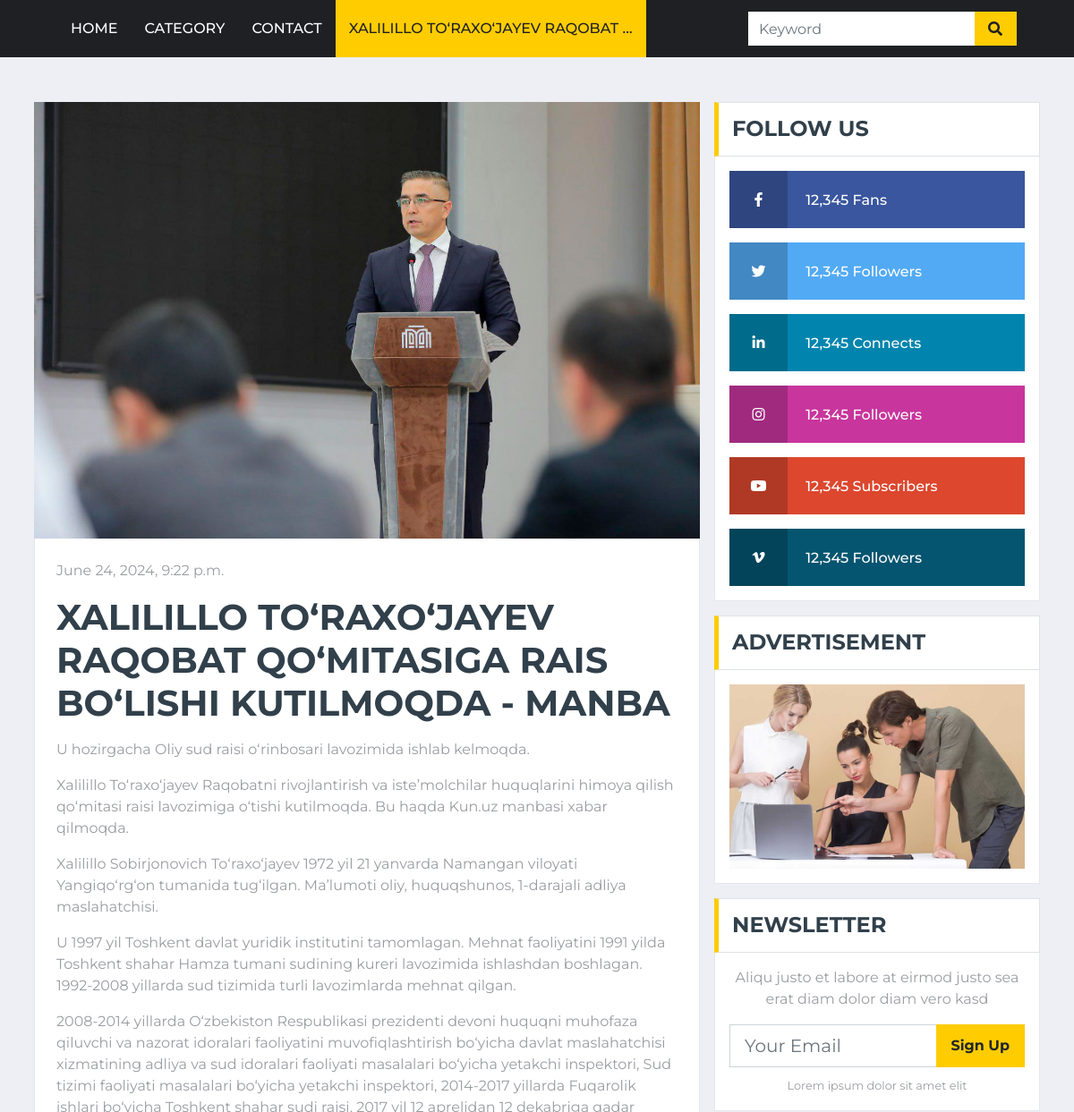
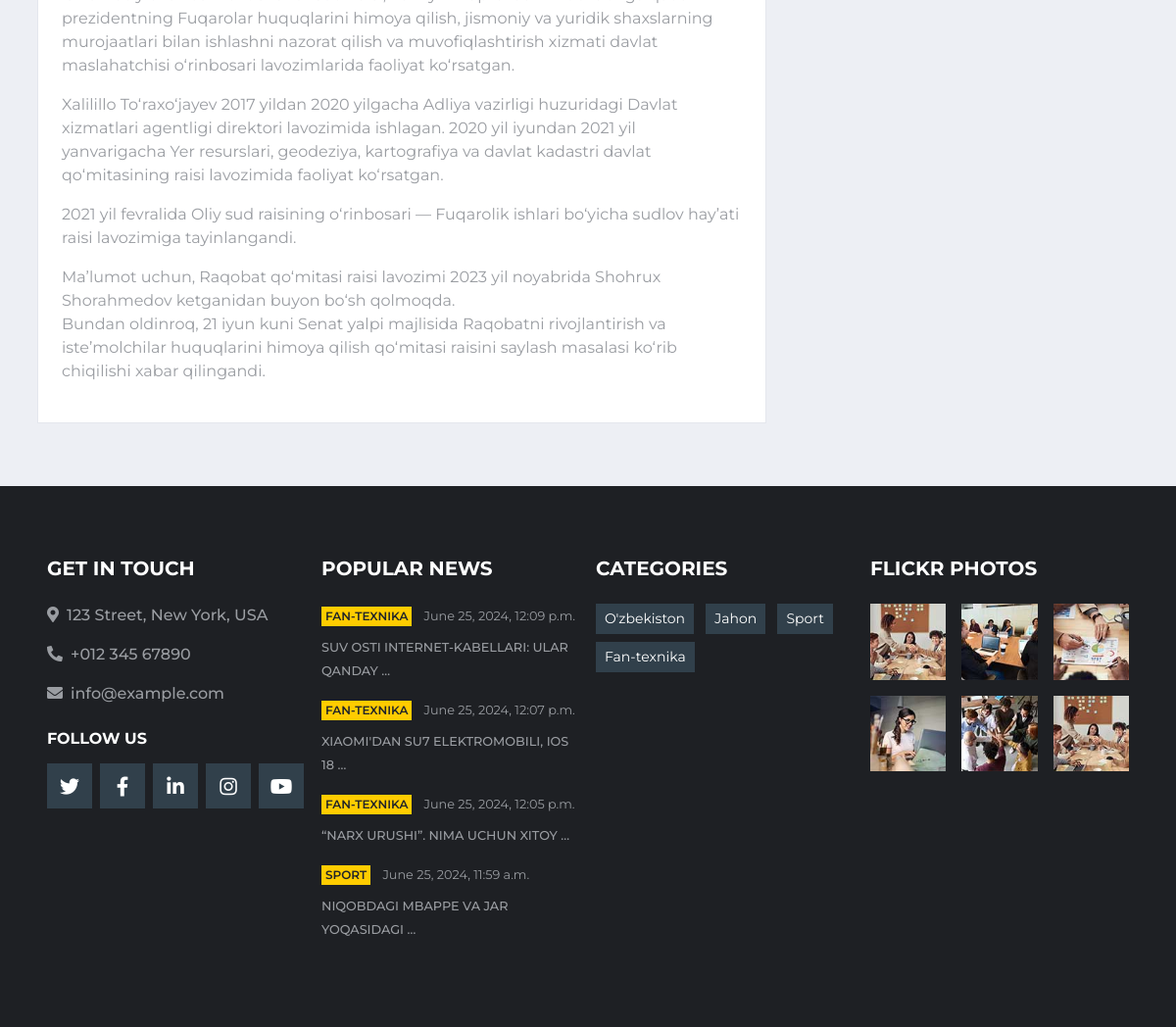
/news/3/, run on the app's committed database (2 pictures, top to bottom).
### news_app/models.py (models this page shows, shortened)
class News(models.Model):
    class Status(models.TextChoices):
        Draft = 'DF', 'Draft'
        Published = 'PB', 'Published'
    title = models.CharField(max_length=250)
    slug = models.SlugField(max_length=250)
    body = models.TextField()
    image = models.ImageField(upload_to='images/')
    category = models.ForeignKey(Category, on_delete=models.CASCADE)
    publish_time = models.DateTimeField(default=timezone.now)
    created_time = models.DateTimeField(auto_now_add=True)
    updated_time = models.DateTimeField(auto_now=True)
    status = models.CharField(max_length=2, choices=Status.choices, default=Status.Draft)
    objects = models.Manager() #default manager
    published = PublishedManagers()
    class Meta:
        ordering = ['-publish_time']

class Category(models.Model):
    name = models.CharField(max_length=150)
    def __str__(self):
        return self.name

### news_app/views.py (the view)
# urls.py: path('news/<int:id>/', news_detail, name='news_detail'),
def news_detail(request, id):
    news = get_object_or_404(News, id=id, status=News.Status.Published)
    contex = {
        'news': news,
    }
    return render(request, 'news/single.html', contex)

### news_app/context_processor.py (called while the page is built)
def latest_news(request):
    latest_news1 = News.published.all().order_by('-publish_time')[:10]
    categories = Category.objects.all()
    news_list = News.published.all().order_by('-publish_time')[:4]
    context = {
        'latest_news1': latest_news1,
        'categories': categories,
        'news_list': news_list
    }
    return context

### news_app/models.py (called while the page is built)
    def get_queryset(self):
        return super().get_queryset().filter(status=News.Status.Published)

### templates/news/single.html (shortened to what this page needs)
{% load static %}
<!DOCTYPE html>
<html lang="en">
<head>
    <link href="https://cdnjs.cloudflare.com/ajax/libs/font-awesome/5.15.0/css/all.min.css" rel="stylesheet">
    <link href="{% static '' %}lib/owlcarousel/assets/owl.carousel.min.css" rel="stylesheet">
    <link href="{% static '' %}css/style.css" rel="stylesheet">
</head>
<body>
    <div class="container-fluid p-0">
        <nav class="navbar navbar-expand-lg bg-dark navbar-dark py-2 py-lg-0 px-lg-5">
            <div class="collapse navbar-collapse justify-content-between px-0 px-lg-3" id="navbarCollapse">
                <div class="navbar-nav mr-auto py-0">
                    <a href="{% url 'home' %}" class="nav-item nav-link">Home</a>
                    <a href="{% url 'category' %}" class="nav-item nav-link">Category</a>
                    <a href="{% url 'contact' %}" class="nav-item nav-link">Contact</a>
                    <a href="{% url 'home' %}" class="nav-item nav-link active">{{ news.title | truncatewords:3 }}</a>
                </div>
                <div class="input-group ml-auto d-none d-lg-flex" style="width: 100%; max-width: 300px;">
                    <input type="text" class="form-control border-0" placeholder="Keyword">
                    <div class="input-group-append">
                        <button class="input-group-text bg-primary text-dark border-0 px-3"><i
                                class="fa fa-search"></i></button>
                    </div>
                </div>
            </div>
        </nav>
    </div>
    <div class="container-fluid">
        <div class="container">
            <div class="row">
                <div class="col-lg-8">
                    <div class="position-relative mb-3">
                        <img class="img-fluid w-100" src="{{ news.image.url }}" style="object-fit: cover;">
                        <div class="bg-white border border-top-0 p-4">
                            <div class="mb-3">
                                <a class="text-body" href="">{{ news.publish_time }}</a>
                            </div>
                            <h1 class="mb-3 text-secondary text-uppercase font-weight-bold">{{ news.title }}</h1>
                            <p>{{ news.body | linebreaks }}</p>
                        </div>
                    </div>
                </div>
                <div class="col-lg-4">
                    <div class="mb-3">
                        <div class="section-title mb-0">
                            <h4 class="m-0 text-uppercase font-weight-bold">Follow Us</h4>
                        </div>
                        <div class="bg-white border border-top-0 p-3">
                            <a href="" class="d-block w-100 text-white text-decoration-none mb-3" style="background: #39569E;">
                                <i class="fab fa-facebook-f text-center py-4 mr-3" style="width: 65px; background: rgba(0, 0, 0, .2);"></i>
                                <span class="font-weight-medium">12,345 Fans</span>
                            </a>
                            <a href="" class="d-block w-100 text-white text-decoration-none mb-3" style="background: #52AAF4;">
                                <i class="fab fa-twitter text-center py-4 mr-3" style="width: 65px; background: rgba(0, 0, 0, .2);"></i>
                                <span class="font-weight-medium">12,345 Followers</span>
                            </a>
                            <a href="" class="d-block w-100 text-white text-decoration-none mb-3" style="background: #0185AE;">
                                <i class="fab fa-linkedin-in text-center py-4 mr-3" style="width: 65px; background: rgba(0, 0, 0, .2);"></i>
                                <span class="font-weight-medium">12,345 Connects</span>
                            </a>
                            <a href="" class="d-block w-100 text-white text-decoration-none mb-3" style="background: #C8359D;">
                                <i class="fab fa-instagram text-center py-4 mr-3" style="width: 65px; background: rgba(0, 0, 0, .2);"></i>
                                <span class="font-weight-medium">12,345 Followers</span>
                            </a>
                            <a href="" class="d-block w-100 text-white text-decoration-none mb-3" style="background: #DC472E;">
                                <i class="fab fa-youtube text-center py-4 mr-3" style="width: 65px; background: rgba(0, 0, 0, .2);"></i>
                                <span class="font-weight-medium">12,345 Subscribers</span>
                            </a>
                            <a href="" class="d-block w-100 text-white text-decoration-none" style="background: #055570;">
                                <i class="fab fa-vimeo-v text-center py-4 mr-3" style="width: 65px; background: rgba(0, 0, 0, .2);"></i>
                                <span class="font-weight-medium">12,345 Followers</span>
                            </a>
                        </div>
                    </div>
                    <div class="mb-3">
                        <div class="section-title mb-0">
                            <h4 class="m-0 text-uppercase font-weight-bold">Advertisement</h4>
                        </div>
                        <div class="bg-white text-center border border-top-0 p-3">
                            <a href=""><img class="img-fluid" src="{% static 'img/news-800x500-2.jpg' %}" alt=""></a>
                        </div>
                    </div>
                    <div class="mb-3">
                        <div class="section-title mb-0">
                            <h4 class="m-0 text-uppercase font-weight-bold">Newsletter</h4>
                        </div>
                        <div class="bg-white text-center border border-top-0 p-3">
                            <p>Aliqu justo et labore at eirmod justo sea erat diam dolor diam vero kasd</p>
                            <div class="input-group mb-2" style="width: 100%;">
                                <input type="text" class="form-control form-control-lg" placeholder="Your Email">
                                <div class="input-group-append">
                                    <button class="btn btn-primary font-weight-bold px-3">Sign Up</button>
                                </div>
                            </div>
                            <small>Lorem ipsum dolor sit amet elit</small>
                        </div>
                    </div>
                </div>
            </div>
        </div>
    </div>
    <div class="container-fluid bg-dark pt-5 px-sm-3 px-md-5 mt-5">
        <div class="row py-4">
            <div class="col-lg-3 col-md-6 mb-5">
                <h5 class="mb-4 text-white text-uppercase font-weight-bold">Get In Touch</h5>
                <p class="font-weight-medium"><i class="fa fa-map-marker-alt mr-2"></i>123 Street, New York, USA</p>
                <p class="font-weight-medium"><i class="fa fa-phone-alt mr-2"></i>+012 345 67890</p>
                <p class="font-weight-medium"><i class="fa fa-envelope mr-2"></i>info@example.com</p>
                <h6 class="mt-4 mb-3 text-white text-uppercase font-weight-bold">Follow Us</h6>
                <div class="d-flex justify-content-start">
                    <a class="btn btn-lg btn-secondary btn-lg-square mr-2" href="#"><i class="fab fa-twitter"></i></a>
                    <a class="btn btn-lg btn-secondary btn-lg-square mr-2" href="#"><i class="fab fa-facebook-f"></i></a>
                    <a class="btn btn-lg btn-secondary btn-lg-square mr-2" href="#"><i class="fab fa-linkedin-in"></i></a>
                    <a class="btn btn-lg btn-secondary btn-lg-square mr-2" href="#"><i class="fab fa-instagram"></i></a>
                    <a class="btn btn-lg btn-secondary btn-lg-square" href="#"><i class="fab fa-youtube"></i></a>
                </div>
            </div>
            <div class="col-lg-3 col-md-6 mb-5">
                <h5 class="mb-4 text-white text-uppercase font-weight-bold">Popular News</h5>
                {% for news in news_list %}
                <div class="mb-3">
                    <div class="mb-2">
                        <a class="badge badge-primary text-uppercase font-weight-semi-bold p-1 mr-2" href="{% url 'category' %}">{{ news.category }}</a>
                        <a class="text-body" href=""><small>{{ news.publish_time }}</small></a>
                    </div>
                    <a class="small text-body text-uppercase font-weight-medium" href="{% url 'news_detail' news.pk %}">{{ news.title | truncatewords:5 }}</a>
                </div>
                {% endfor %}
            </div>
            <div class="col-lg-3 col-md-6 mb-5">
                <h5 class="mb-4 text-white text-uppercase font-weight-bold">Categories</h5>
                <div class="m-n1">
                    {% for category in categories %}
                    <a href="{% url 'category' %}" class="btn btn-sm btn-secondary m-1">{{ category.name }}</a>
                    {% endfor %}
                </div>
            </div>
            <div class="col-lg-3 col-md-6 mb-5">
                <h5 class="mb-4 text-white text-uppercase font-weight-bold">Flickr Photos</h5>
                <div class="row">
                    <div class="col-4 mb-3">
                        <a href=""><img class="w-100" src="{% static 'img/news-110x110-1.jpg' %}" alt=""></a>
                    </div>
                    <div class="col-4 mb-3">
                        <a href=""><img class="w-100" src="{% static 'img/news-110x110-2.jpg' %}" alt=""></a>
                    </div>
                    <div class="col-4 mb-3">
                        <a href=""><img class="w-100" src="{% static 'img/news-110x110-3.jpg' %}" alt=""></a>
                    </div>
                    <div class="col-4 mb-3">
                        <a href=""><img class="w-100" src="{% static 'img/news-110x110-4.jpg' %}" alt=""></a>
                    </div>
                    <div class="col-4 mb-3">
                        <a href=""><img class="w-100" src="{% static 'img/news-110x110-5.jpg' %}" alt=""></a>
                    </div>
                    <div class="col-4 mb-3">
                        <a href=""><img class="w-100" src="{% static 'img/news-110x110-1.jpg' %}" alt=""></a>
                    </div>
                </div>
            </div>
        </div>
    </div>
</body>
</html>

### data on the page
News: title "XALILILLO TO‘RAXO‘JAYEV RAQOBAT …", image (picture), publish_time "June 24, 2024, 9:22 p.m.", title "XALILILLO TO‘RAXO‘JAYEV RAQOBAT QO‘MITASIGA RAIS BO‘LISHI KUTILMOQDA - MANBA", body "U hozirgacha Oliy sud raisi o‘rinbosari lavozimida ishlab kelmoqda. Xalilillo To‘raxo‘jayev Raqobatni rivojlantirish va iste’molchilar huquqlarini himoya qilish qo‘mitasi raisi lavozimiga o‘tishi kutilmoqda. Bu haqda Kun.uz manbasi xabar qilmoqda. Xalilillo Sobirjonovich To‘raxo‘jayev 1972 yil 21 yanvarda Namangan viloyati Yangiqo‘rg‘on tumanida tug‘ilgan. Ma’lumoti oliy, huquqshunos, 1-darajali adliya maslahatchisi. U 1997 yil Toshkent davlat yuridik institutini tamomlagan. Mehnat faoliyatini 1991 yilda Toshkent shahar Hamza tumani sudining kureri lavozimida ishlashdan boshlagan. 1992-2008 yillarda sud tizimida turli lavozimlarda mehnat qilgan. 2008-2014 yillarda O‘zbekiston Respublikasi…"
News: category "FAN-TEXNIKA", publish_time "June 25, 2024, 12:09 p.m.", title "SUV OSTI INTERNET-KABELLARI: ULAR QANDAY …"
News: category "FAN-TEXNIKA", publish_time "June 25, 2024, 12:07 p.m.", title "XIAOMI'DAN SU7 ELEKTROMOBILI, IOS 18 …"
News: category "FAN-TEXNIKA", publish_time "June 25, 2024, 12:05 p.m.", title "“NARX URUSHI”. NIMA UCHUN XITOY …"
News: category "SPORT", publish_time "June 25, 2024, 11:59 a.m.", title "NIQOBDAGI MBAPPE VA JAR YOQASIDAGI …"
Category: name "O'zbekiston"
Category: name "Jahon"
Category: name "Sport"
Category: name "Fan-texnika"
